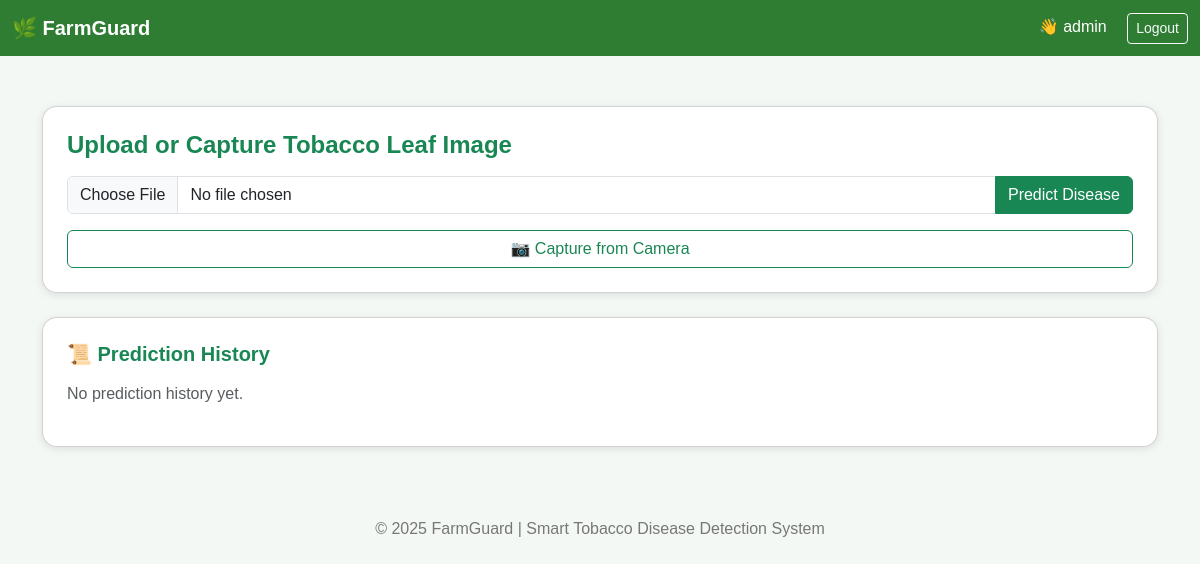
Page /dashboard (signed in) on the earlier database version.
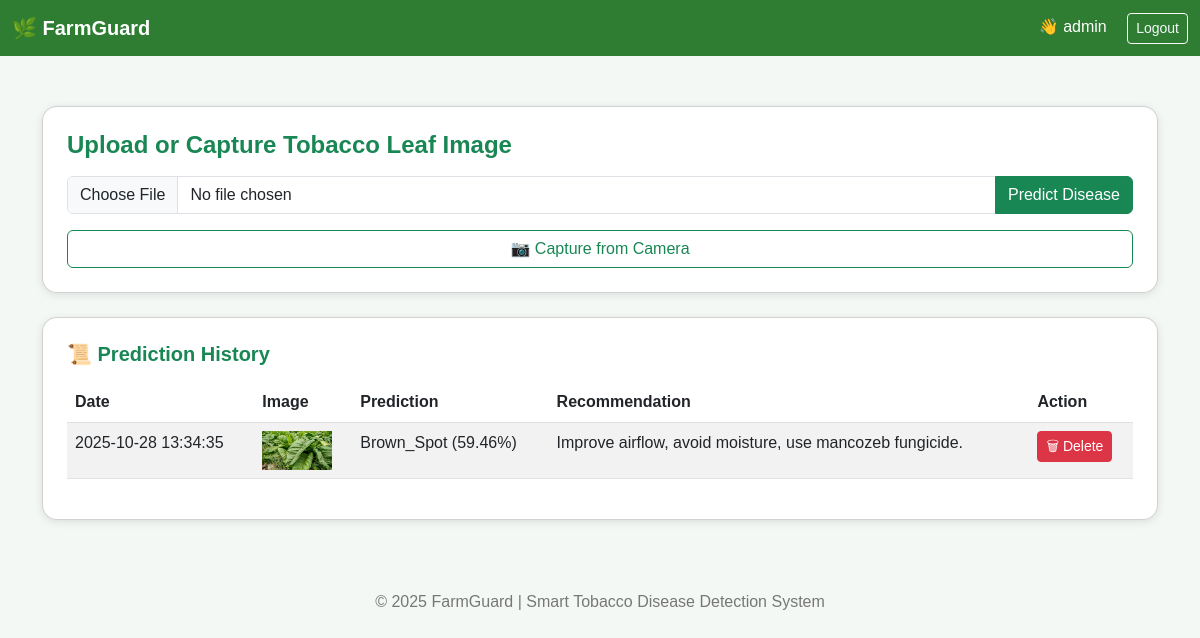
Same page on the later database version.
### app.py (models this page shows)
class User(UserMixin, db.Model):
    id = db.Column(db.Integer, primary_key=True)
    username = db.Column(db.String(80), unique=True, nullable=False)
    email = db.Column(db.String(120), unique=True, nullable=False)
    password = db.Column(db.String(200), nullable=False)
    is_admin = db.Column(db.Boolean, default=False)
    histories = db.relationship("History", backref="user", lazy=True)

class History(db.Model):
    id = db.Column(db.Integer, primary_key=True)
    filename = db.Column(db.String(200))
    prediction = db.Column(db.String(120))
    recommendation = db.Column(db.String(500))
    date = db.Column(db.DateTime, default=datetime.datetime.utcnow)
    user_id = db.Column(db.Integer, db.ForeignKey("user.id"), nullable=False)

### app.py (the view, shortened to what this page needs)
@app.route("/dashboard", methods=["GET", "POST"])
@login_required
def dashboard():
    histories = History.query.filter_by(user_id=current_user.id).order_by(History.date.desc()).all()
    return render_template("dashboard.html", histories=histories)

### app.py (called while the page is built)
@login_manager.user_loader
def load_user(user_id):
    return User.query.get(int(user_id))

### templates/dashboard.html (shortened to what this page needs)
<!DOCTYPE html>
<html lang="en">
<head>
    <link rel="stylesheet" href="https://cdn.jsdelivr.net/npm/bootstrap@5.3.0/dist/css/bootstrap.min.css">
</head>
<body>
<nav class="navbar navbar-expand-lg">
    <div class="container-fluid">
        <a class="navbar-brand fw-bold" href="#">🌿 FarmGuard</a>
        <div class="ms-auto">
            <span class="navbar-text me-3">👋 {{ current_user.username }}</span>
            <a href="{{ url_for('logout') }}" class="btn btn-outline-light btn-sm">Logout</a>
        </div>
    </div>
</nav>
<div class="container">
    <div class="card p-4">
        <h4 class="text-success fw-bold mb-3">Upload or Capture Tobacco Leaf Image</h4>
        <form method="POST" enctype="multipart/form-data" class="mb-3">
            <div class="input-group">
                <input type="file" class="form-control" id="imageInput" name="image" accept="image/*" onchange="previewImage(event)" required>
                <button type="submit" class="btn btn-success">Predict Disease</button>
            </div>
        </form>
        <button class="btn btn-outline-success" onclick="openCamera()">📷 Capture from Camera</button>
    </div>
    <div class="card mt-4 p-4">
        <h5 class="text-success fw-bold mb-3">📜 Prediction History</h5>
        {% if histories %}
        <table class="table table-striped">
            <thead>
                <tr>
                    <th>Date</th>
                    <th>Image</th>
                    <th>Prediction</th>
                    <th>Recommendation</th>
                    <th>Action</th>
                </tr>
            </thead>
            <tbody>
                {% for record in histories %}
                <tr>
                    <td>{{ record.date.strftime('%Y-%m-%d %H:%M:%S') }}</td>
                    <td><img src="{{ url_for('uploaded_file', filename=record.filename) }}" width="70"></td>
                    <td>{{ record.prediction }}</td>
                    <td>{{ record.recommendation }}</td>
                    <td>
                        <a href="{{ url_for('delete_record', record_id=record.id) }}" class="btn btn-sm btn-danger">🗑 Delete</a>
                    </td>
                </tr>
                {% endfor %}
            </tbody>
        </table>
        {% else %}
        <p class="text-muted">No prediction history yet.</p>
        {% endif %}
    </div>
</div>
<footer>
    <p>© 2025 FarmGuard | Smart Tobacco Disease Detection System</p>
</footer>
</body>
</html>

### templates/dashboard.html (style rules this page uses)
body { background-color: #f4f8f5; font-family: 'Poppins', sans-serif; }
.navbar { background-color: #2e7d32; }
.navbar-brand, .nav-link, .navbar-text { color: white !important; }
.container { margin-top: 50px; }
.card { border-radius: 15px; box-shadow: 0 2px 8px rgba(0,0,0,0.1); }
footer { text-align: center; margin-top: 50px; padding: 20px; color: #777; }

Differences in the rows shown:
added History: date "2025-10-28 13:34:35", filename (picture), prediction "Brown_Spot (59.46%)", recommendation "Improve airflow, avoid moisture, use mancozeb fungicide."
Other differences:
text no longer shown: "No prediction history yet."
text now shown: "Date Image Prediction Recommendation Action"
